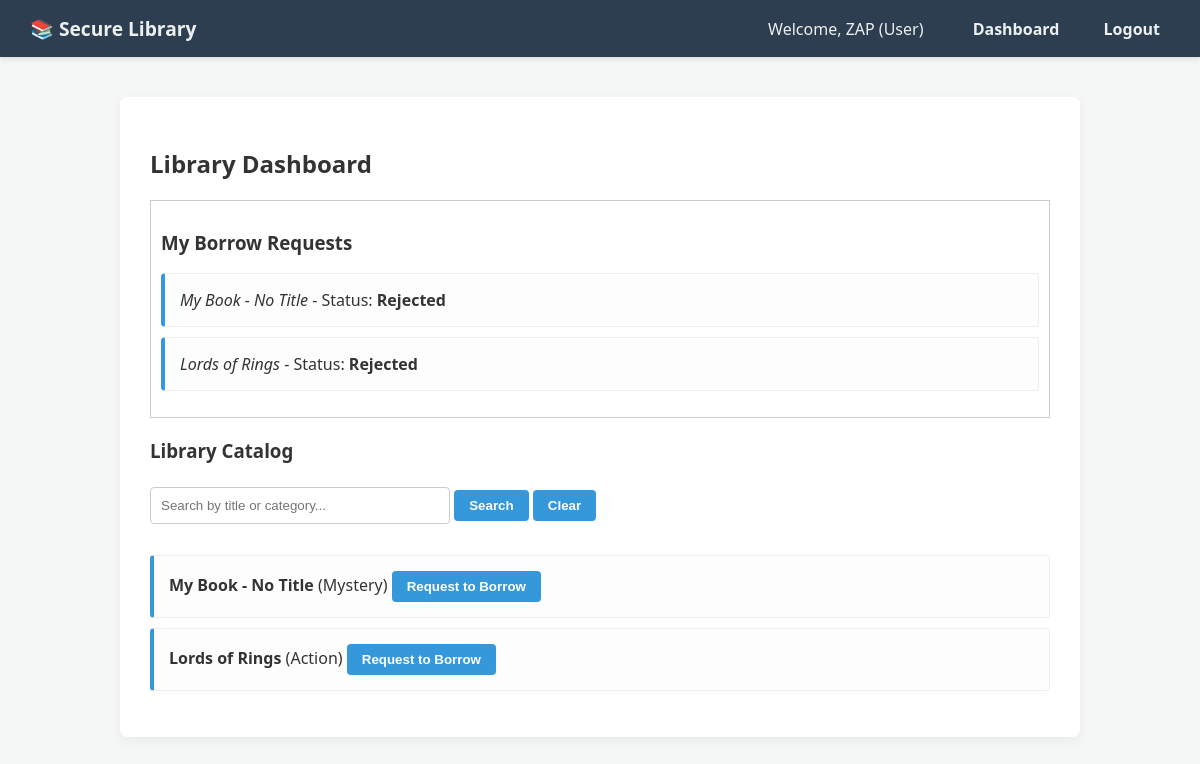
The page /dashboard (signed in) on the database its author committed.
### app.py (models this page shows, shortened)
class User(UserMixin, db.Model):
    id = db.Column(db.Integer, primary_key=True)
    first_name = db.Column(db.String(100), nullable=False)
    last_name = db.Column(db.String(100), nullable=False)
    email = db.Column(db.String(150), unique=True, nullable=False)
    password_hash = db.Column(db.String(256), nullable=False)
    role = db.Column(db.String(50), default='User')

class BorrowRequest(db.Model):
    id = db.Column(db.Integer, primary_key=True)
    user_id = db.Column(db.Integer, db.ForeignKey('user.id'), nullable=False)
    book_id = db.Column(db.Integer, db.ForeignKey('book.id'), nullable=False)
    status = db.Column(db.String(50), default='Pending')

class Book(db.Model):
    id = db.Column(db.Integer, primary_key=True)
    title = db.Column(db.String(200), nullable=False)
    category = db.Column(db.String(100), nullable=False)
    is_available = db.Column(db.Boolean, default=True) # NEW: Tracks if the book is in stock

### app.py (the view)
@app.route('/dashboard', methods=['GET'])
@login_required
def dashboard():
    search_query = request.args.get('q', '')
    edit_id = request.args.get('edit_id')
    if search_query:
        books = Book.query.filter(
            (Book.title.ilike(f'%{search_query}%')) |
            (Book.category.ilike(f'%{search_query}%'))
        ).all()
    else:
        books = Book.query.all()
    admin_requests = []
    my_requests = []
    if current_user.role == 'Librarian':
        admin_requests = db.session.query(BorrowRequest, User.email, Book.title)\
            .join(User, BorrowRequest.user_id == User.id)\
            .join(Book, BorrowRequest.book_id == Book.id)\
            .filter(BorrowRequest.status == 'Pending').all()
    else:
        my_requests = db.session.query(BorrowRequest, Book.title)\
            .join(Book, BorrowRequest.book_id == Book.id)\
            .filter(BorrowRequest.user_id == current_user.id).all()
    return render_template('dashboard.html', books=books, search_query=search_query,
                           admin_requests=admin_requests, my_requests=my_requests, edit_id=edit_id)

### app.py (called while the page is built)
@login_manager.user_loader
def load_user(user_id):
    return User.query.get(int(user_id))

@app.after_request
def apply_security_headers(response):
    response.headers['X-Frame-Options'] = 'SAMEORIGIN'
    response.headers['X-Content-Type-Options'] = 'nosniff'
    response.headers['Content-Security-Policy'] = "default-src 'self'; style-src 'self' 'unsafe-inline'"
    return response

### templates/dashboard.html (shortened to what this page needs)
{% extends "base.html" %}
{% block content %}
<h2>Library Dashboard</h2>
{% if current_user.role == 'User' %}
    <div style="border: 1px solid #ccc; padding: 10px; margin-bottom: 20px;">
        <h3>My Borrow Requests</h3>
        <ul>
        {% for req, book_title in my_requests %}
            <li>
                <em>{{ book_title }}</em> - Status: <strong>{{ req.status }}</strong>
            </li>
        {% else %}
            <li>You haven't requested any books yet.</li>
        {% endfor %}
        </ul>
    </div>
{% endif %}
<h3>Library Catalog</h3>
<form method="GET" action="/dashboard" style="margin-bottom: 15px;">
    <input type="text" name="q" placeholder="Search by title or category..." value="{{ search_query }}">
    <button type="submit">Search</button>
    <a href="/dashboard"><button type="button">Clear</button></a>
</form>
<ul>
{% for book in books %}
    <li>
        {% if edit_id and edit_id|int == book.id and current_user.role == 'Librarian' %}
            <form method="POST" action="/edit_book/{{ book.id }}" style="display:inline;">
                <input type="hidden" name="csrf_token" value="{{ csrf_token() }}"/>
                <input type="text" name="title" value="{{ book.title }}" required>
                <input type="text" name="category" value="{{ book.category }}" required>
                <button type="submit" style="color: green;">Save</button>
                <a href="/dashboard"><button type="button">Cancel</button></a>
            </form>
        {% else %}
            <strong>{{ book.title }}</strong> ({{ book.category }})
            {% if current_user.role == 'User' %}
                {% if book.is_available %}
                    <form method="POST" action="/borrow/{{ book.id }}" style="display:inline;">
                        <button type="submit">Request to Borrow</button>
                    </form>
                {% else %}
                    <span style="color: gray; font-style: italic; margin-left: 10px;">(Checked Out)</span>
                {% endif %}
            {% endif %}
        {% endif %}
    </li>
{% else %}
    <li>No books found.</li>
{% endfor %}
</ul>
{% endblock %}

### templates/base.html (shortened to what this page needs)
<!DOCTYPE html>
<html lang="en">
<head>
    <link rel="stylesheet" href="{{ url_for('static', filename='css/style.css') }}">
</head>
<body>
    <nav>
        <div>
            <strong style="font-size: 1.2em;">📚 Secure Library</strong>
        </div>
        <div>
        {% if current_user.is_authenticated %}
            <span style="margin-right: 15px;">Welcome, {{ current_user.first_name }} ({{ current_user.role }})</span>
            <a href="{{ url_for('dashboard') }}">Dashboard</a>
            <a href="{{ url_for('logout') }}">Logout</a>
        {% else %}
            <a href="{{ url_for('login') }}">Login</a>
            <a href="{{ url_for('register') }}">Register</a>
        {% endif %}
        </div>
    </nav>
    <div class="container">
        {% block content %}{% endblock %}
    </div>
</body>
</html>

### static/css/style.css (style rules this page uses)
body { background-image: url('../images/library-bg.jpg'); background-size: cover; background-attachment: fixed; background-position: center; background-color: #2c3e50; font-family: 'Segoe UI', Tahoma, Geneva, Verdana, sans-serif; margin: 0; padding: 0; }
.container { background-color: rgba(255, 255, 255, 0.9); border-radius: 10px; padding: 30px; margin-top: 50px; box-shadow: 0 4px 8px rgba(0,0,0,0.2); }

### templates/base.html (style rules this page uses)
body { font-family: 'Segoe UI', Tahoma, Geneva, Verdana, sans-serif; background-color: #f4f7f6; color: #333; margin: 0; padding: 0; }
nav { background-color: #2c3e50; color: #ecf0f1; padding: 15px 30px; display: flex; justify-content: space-between; align-items: center; box-shadow: 0 2px 5px rgba(0,0,0,0.1); }
nav a { color: #ecf0f1; text-decoration: none; margin-left: 20px; font-weight: 600; padding: 5px 10px; border-radius: 4px; transition: background 0.3s; }
.container { max-width: 900px; margin: 40px auto; padding: 30px; background-color: #ffffff; border-radius: 8px; box-shadow: 0 4px 12px rgba(0,0,0,0.05); }
input[type="text"], input[type="email"], input[type="password"] { padding: 10px; margin: 5px 0 15px 0; border: 1px solid #ccc; border-radius: 4px; width: 100%; max-width: 300px; box-sizing: border-box; }
button { background-color: #3498db; color: white; border: none; padding: 8px 15px; border-radius: 4px; cursor: pointer; font-weight: 600; transition: background 0.2s; }
ul { list-style-type: none; padding: 0; }
li { background: #fdfdfd; margin-bottom: 10px; padding: 15px; border-radius: 4px; border-left: 4px solid #3498db; border-bottom: 1px solid #eee; border-right: 1px solid #eee; border-top: 1px solid #eee; }

### rows shown on the page
User: first_name "ZAP", role "User"
BorrowRequest: title "My Book - No Title", status "Rejected"
BorrowRequest: title "Lords of Rings", status "Rejected"
Book: title "My Book - No Title", category "Mystery"
Book: title "Lords of Rings", category "Action"
